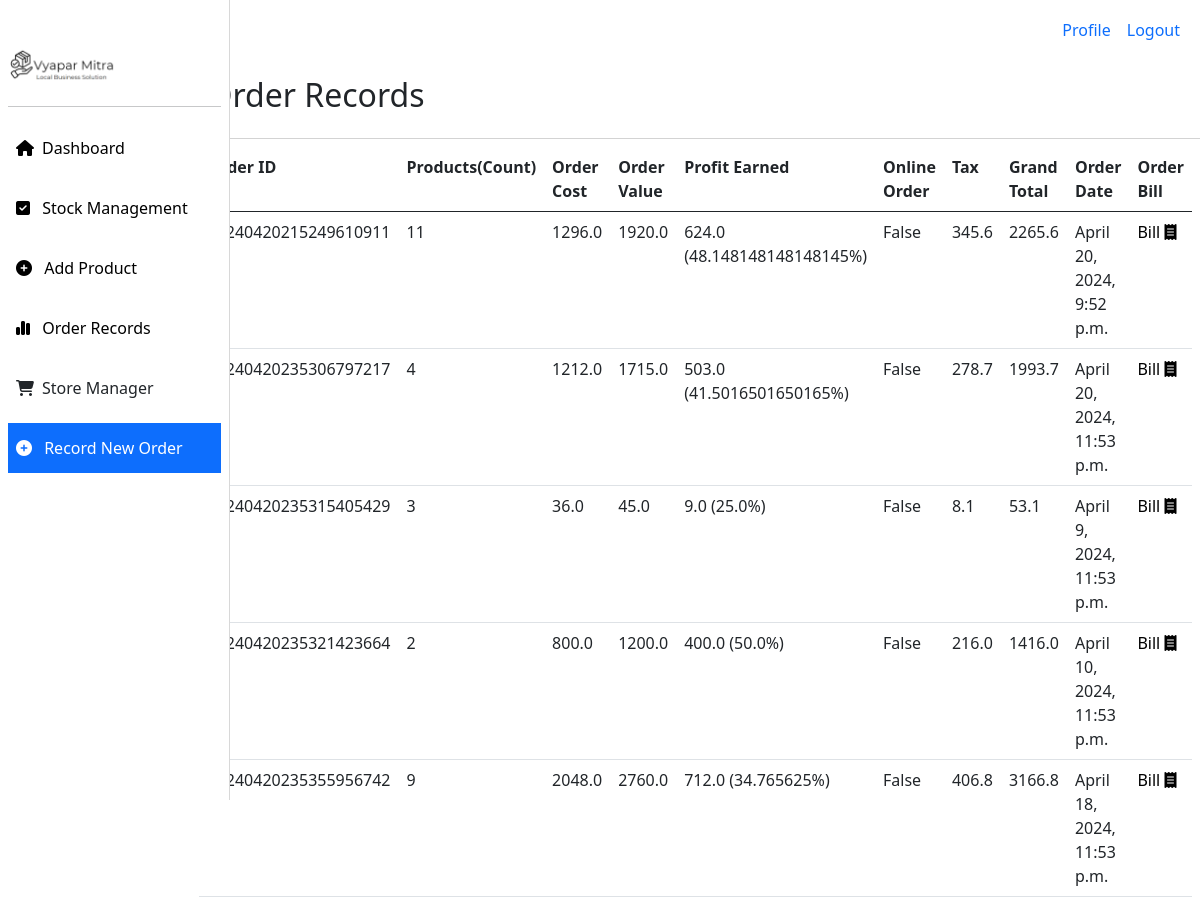
/products/order-history/ (signed in), run on an earlier commit of the app's database.
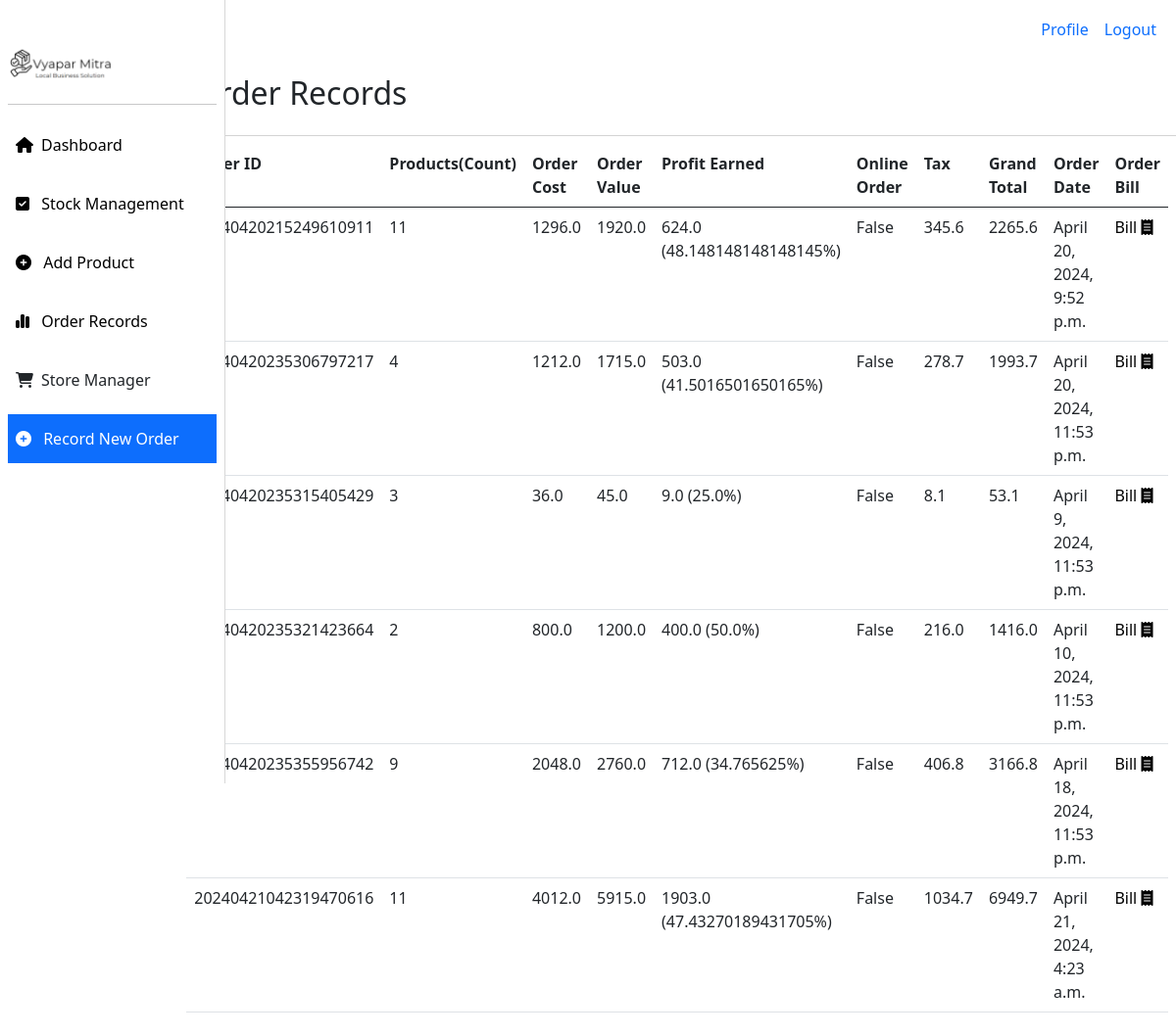
And on a later commit of the database.
### home/models.py (models this page shows, shortened)
class OrderData(models.Model):
    order_id = models.CharField(max_length=255)
    order_status = models.CharField(max_length=255)
    order_cost = models.FloatField(default=0)
    order_total = models.FloatField(default=0)
    order_discount = models.FloatField(null=True, blank=True)
    order_tax = models.FloatField(default=0)
    order_shipping = models.FloatField(null=True, blank=True)
    order_grand_total = models.FloatField(default=0)
    is_online = models.BooleanField(default=False)
    is_delivered = models.BooleanField(default=False)
    is_paid = models.BooleanField(default=False)
    created_at = models.DateTimeField(default=timezone.now)
    customer = models.CharField(max_length=255)
    account = models.ForeignKey('accounts.Account', on_delete=models.CASCADE)
    products = models.TextField()
    invoice = models.CharField( null=True, blank=True,max_length=10)
    def get_products_count(self):
        products = self.products.split(',')
        return len(products)-1
    def order_total_price(self):
        return self.order_total + self.order_tax
    def profit(self):
        profit = self.order_total - self.order_cost
        profit_percentage = (profit/self.order_cost)*100
        return f'{profit} ({profit_percentage}%)'

### products/views.py (the view)
# urls.py: path("order-history/",views.order_records, name="order-records"),
def order_records(request):
    orders = OrderData.objects.filter(account__user=request.user)
    return render(request,'home/orders_records.html',{'orders':orders})

### templates/home/orders_records.html (shortened to what this page needs)
{% extends "home/base.html" %}
{% block content %}
<div class="d-flex" style="min-width: 100vw;">
    <div style="width: 230px;">
        {% include 'home/sidebar.html' %}
    </div>
    <div style="width:85vw;">
        {% include 'home/topbar.html' %}
        <div class=" p-3 d-flex justify-content-between align-items-center"
            style="width:100%; border-bottom:1px solid #d3d3d3;">
            <h2>Order Records </h2>
        </div>
        <div class="p-2">
            <table class="table">
                <tr>
                    <th>Order ID</th>
                    <th>Products(Count)</th>
                    <th>Order Cost</th>
                    <th>Order Value</th>
                    <th>Profit Earned</th>
                    <th>Online Order</th>
                    <th>Tax</th>
                    <th>Grand Total</th>
                    <th>Order Date</th>
                    <th>Order Bill</th>
                </tr>
                <tbody>
                    {% for order in orders %}
                    <tr>
                        <td>{{order.order_id}}</td>
                        <td>{{order.get_products_count}}</td>
                        <td>{{order.order_cost}}</td>
                        <td>{{order.order_total}}</td>
                        <td>{{order.profit}}</td>
                        <td>{{order.is_online}}</td>
                        <td>{{order.order_tax}}</td>
                        <td>{{order.order_total_price}}</td>
                        <td>{{order.created_at}}</td>
                        <td><a href="/products/bill/{{order.id}}">Bill <i class="fas fa-receipt    "></i></a></td>
                    </tr>
                    {% endfor %}
                </tbody>
            </table>
        </div>
    </div>
</div>
{% endblock content %}

What changed in the data, as far as the page shows it:
added OrderData: order_id "20240421042319470616", get_products_count "11", order_cost "4012.0", order_total "5915.0", profit "1903.0 (47.43270189431705%)", is_online "False", order_tax "1034.7", order_total_price "6949.7", created_at "April 21, 2024, 4:23 a.m."
